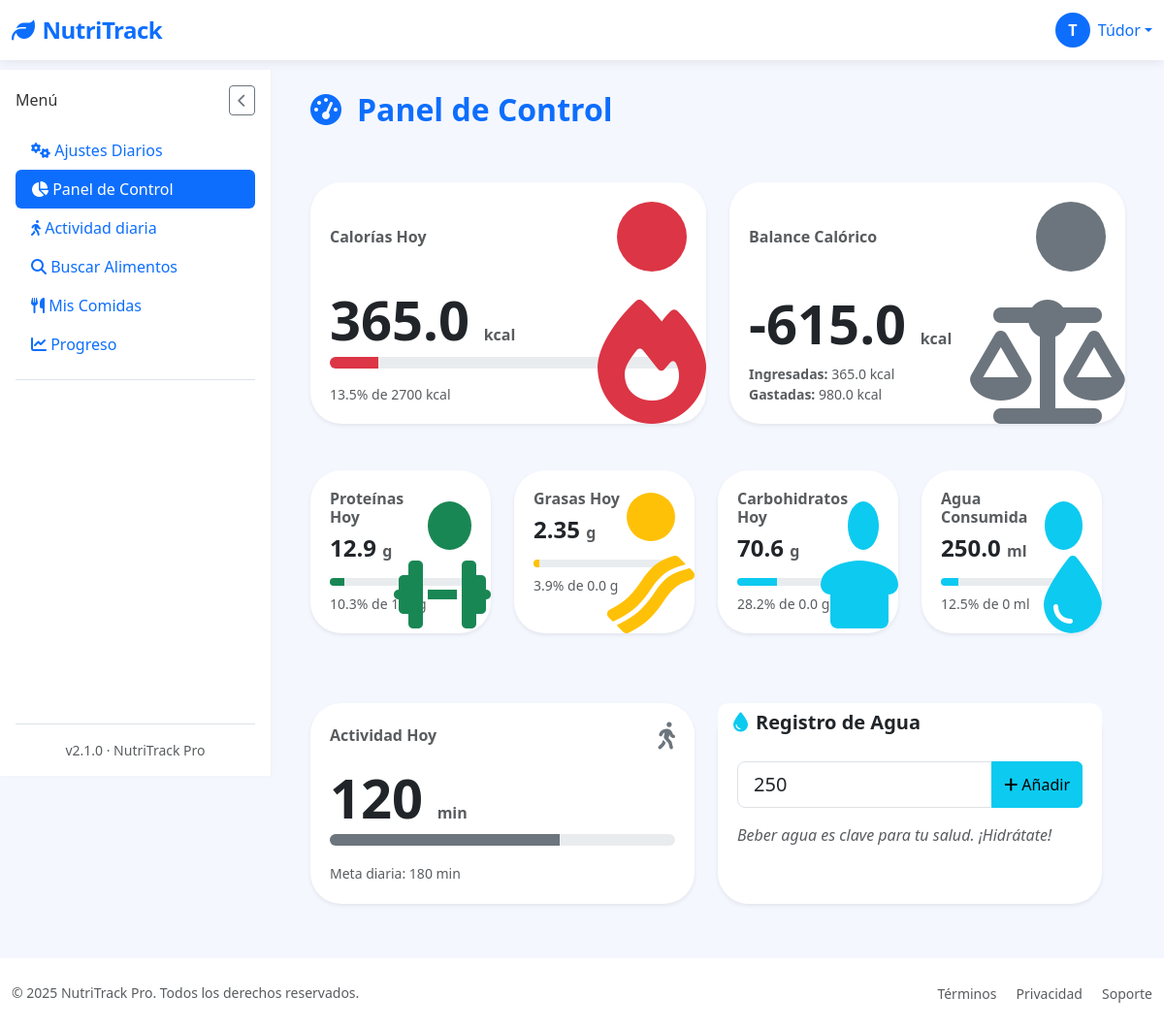
/dashboard (signed in), run on the app's committed database.
### tables this page shows
CREATE TABLE "loggin" (
	"id"	INTEGER,
	"username"	TEXT NOT NULL,
	"password"	TEXT,
	"email"	TEXT, google_id TEXT,
	PRIMARY KEY("id" AUTOINCREMENT)
);

CREATE TABLE "user_goals" (
	"user_id"	INTEGER,
	"daily_calories"	INTEGER DEFAULT 2000,
	"daily_proteins"	INTEGER DEFAULT 50,
	"daily_water"	INTEGER DEFAULT 2,
	"daily_activity"	INTEGER, calories_consumed REAL DEFAULT 0, proteins_consumed REAL DEFAULT 0, fats_consumed REAL DEFAULT 0, carbs_consumed REAL DEFAULT 0, created_at TEXT, updated_at TEXT, water_consumed REAL DEFAULT 0, daily_fats REAL DEFAULT 60, daily_carbs REAL DEFAULT 60,
	PRIMARY KEY("user_id"),
	FOREIGN KEY("user_id") REFERENCES "loggin"("id")
);

### app/controllers/DashboardController.py (the view)
@app.route('/dashboard')
@login_required
def dashboard():
    with get_db_cursor() as cur:
        cur.execute("SELECT * FROM user_goals WHERE user_id = ?", (current_user.id,))
        goals = cur.fetchone() or {
            'daily_calories': 2000,
            'daily_proteins': 50,
            'daily_water': 2,
            'daily_fats': 60,
            'daily_carbs': 250,
            'daily_activity': 30,
            'water_consumed': 0
        }
        if not isinstance(goals, dict):
            goals = dict(goals)
        cur.execute("""
            SELECT SUM(calories) as calories,
                   SUM(proteins) as proteins,
                   SUM(fats) as fats,
                   SUM(carbs) as carbs
            FROM food_entries
            WHERE user_id = ? AND date(date) = date('now')
        """, (current_user.id,))
        today_stats = cur.fetchone() or {'calories': 0, 'proteins': 0, 'fats': 0, 'carbs': 0}
        if not isinstance(today_stats, dict):
            today_stats = dict(today_stats)
        today_calories = today_stats.get('calories') or 0
        burned_calories = get_total_calories_burned_today(current_user.id)
        net_calories = today_calories - burned_calories
        today_proteins = today_stats.get('proteins') or 0
        today_fats = today_stats.get('fats') or 0
        today_carbs = today_stats.get('carbs') or 0
        cur.execute("""
            SELECT food_name, calories, proteins, fats, carbs, date
            FROM food_entries
            WHERE user_id = ?
            ORDER BY date DESC, created_at DESC
            LIMIT 5
        """, (current_user.id,))
        recent_foods = cur.fetchall()
    activity_minutes = get_total_activity_minutes_today(current_user.id)
    today_stats['activity'] = activity_minutes
    daily_activity = goals.get('daily_activity', 30) or 30
    activity_percentage = min(100, (activity_minutes / daily_activity) * 100) if daily_activity > 0 else 0
    daily_calories = goals.get('daily_calories', 2000) or 2000
    daily_proteins = goals.get('daily_proteins', 50) or 50
    daily_fats = goals.get('daily_fats', 60) or 60
    daily_carbs = goals.get('daily_carbs', 250) or 250
    daily_water_ml = (goals.get('daily_water', 2) or 2) * 1000 # Convertir litros a ml para el cálculo
    water_consumed_ml = goals.get('water_consumed', 0) or 0 # Obtener el agua consumida
    calories_percentage = min(100, (today_calories / daily_calories) * 100)
    proteins_percentage = min(100, (today_proteins / daily_proteins) * 100)
    fats_percentage = min(100, (today_fats / daily_fats) * 100)
    carbs_percentage = min(100, (today_carbs / daily_carbs) * 100)
    water_percentage = min(100, (water_consumed_ml / daily_water_ml) * 100) if daily_water_ml > 0 else 0
    return render_template('Dashboard/dashboard.html',
        goals=goals,
        today_stats=today_stats,
        recent_foods=recent_foods,
        calories_percentage=round(calories_percentage, 1),
        proteins_percentage=round(proteins_percentage, 1),
        fats_percentage=round(fats_percentage, 1),
        carbs_percentage=round(carbs_percentage, 1),
        water_percentage=round(water_percentage, 1),
        water_consumed_ml=water_consumed_ml,
        activity_minutes=activity_minutes,
        activity_percentage=round(activity_percentage, 1),
        net_calories=net_calories,
        burned_calories=burned_calories,
        calories_in=today_calories
    )

### app/templates/Dashboard/dashboard.html (shortened to what this page needs)
{% extends "base.html" %}
{% block section %}
<div class="d-flex justify-content-between align-items-center mb-5">
  <h1 class="fs-2 fw-bold text-primary">
    <i class="fas fa-tachometer-alt me-3"></i>Panel de Control
  </h1>
</div>
<div class="row g-4 mb-4">
  <div class="col-lg-6">
    <div class="card shadow-sm border-0 rounded-5 h-100 position-relative overflow-hidden">
      <div class="card-body d-flex flex-column justify-content-between">
        <div class="d-flex justify-content-between align-items-center mb-3">
          <h6 class="text-muted fw-semibold mb-0">Calorías Hoy</h6>
          <div class="icon-circle bg-danger bg-opacity-15 d-flex align-items-center justify-content-center rounded-circle" style="width:72px; height:72px; cursor:pointer;">
            <i class="fas fa-fire text-danger fs-3"></i>
          </div>
        </div>
        <h2 class="fw-bold display-4 mb-1">
          {{ today_stats.calories|default(0) }} <small class="text-muted fs-6">kcal</small>
        </h2>
        <div class="progress rounded-pill" style="height: 12px;">
          <div class="progress-bar bg-danger" role="progressbar" style="width: {{ calories_percentage }}%" aria-valuenow="{{ calories_percentage }}" aria-valuemin="0" aria-valuemax="100"></div>
        </div>
        <small class="text-muted d-block mt-3">
          {{ calories_percentage }}% de {{ goals.daily_calories|default(0) }} kcal
        </small>
      </div>
      <div class="position-absolute bottom-0 end-0 opacity-10" style="font-size: 8rem; line-height: 0.8; color: var(--bs-danger); user-select:none; pointer-events:none;">
      </div>
    </div>
  </div>
<div class="col-lg-6">
  <div class="card shadow-sm border-0 rounded-5 h-100 position-relative overflow-hidden">
    <div class="card-body d-flex flex-column justify-content-between">
      <div class="d-flex justify-content-between align-items-center mb-3">
        <h6 class="text-muted fw-semibold mb-0">Balance Calórico</h6>
        <div class="icon-circle bg-secondary bg-opacity-15 d-flex align-items-center justify-content-center rounded-circle" style="width:72px; height:72px; cursor:pointer;">
          <i class="fas fa-balance-scale text-secondary fs-3"></i>
        </div>
      </div>
      {% set calories_in = net_calories + burned_calories %}
      {% set calories_out = burned_calories %}
      {% set calories_net = calories_in - calories_out %}
      <h2 class="fw-bold display-4 mb-1">
        {{ '%.1f' % calories_net }} <small class="text-muted fs-6">kcal</small>
      </h2>
      <small class="text-muted">
        <div><strong>Ingresadas:</strong> {{ '%.1f' % calories_in }} kcal</div>
        <div><strong>Gastadas:</strong> {{ '%.1f' % calories_out }} kcal</div>
      </small>
    </div>
    <div class="position-absolute bottom-0 end-0 opacity-10" style="font-size: 8rem; line-height: 0.8; color: var(--bs-secondary); user-select:none; pointer-events:none;">
      <i class="fas fa-balance-scale"></i>
    </div>
  </div>
</div>
<div class="row g-4 mb-4">
  {% for macro in macros %}
  <div class="col-6 col-md-3">
    <div class="card shadow-sm border-0 rounded-5 h-100 position-relative overflow-hidden">
      <div class="card-body">
        <div class="d-flex justify-content-between align-items-center mb-3">
          <div>
            <h6 class="text-muted fw-semibold mb-2">{{ macro.title }}</h6>
            <h4 class="fw-bold mb-0">
              {{ macro.value }} <small class="text-muted fs-6">{{ macro.unit }}</small>
            </h4>
          </div>
          <div class="icon-circle bg-{{ macro.color }} bg-opacity-15 d-flex align-items-center justify-content-center rounded-circle" style="width:50px; height:50px;">
            <i class="fas {{ macro.icon }} text-{{ macro.color }} fs-4"></i>
          </div>
        </div>
        <div class="progress rounded-pill" style="height: 8px;">
          <div class="progress-bar bg-{{ macro.color }}" role="progressbar" style="width: {{ macro.percentage }}%" aria-valuenow="{{ macro.percentage }}" aria-valuemin="0" aria-valuemax="100"></div>
        </div>
        <small class="text-muted d-block mt-2">
          {{ macro.percentage }}% de {{ macro.goal }} {{ macro.unit }}
        </small>
      </div>
      <div class="position-absolute bottom-0 end-0 opacity-10" style="font-size: 5rem; line-height: 0.8; color: var(--bs-{{ macro.color }}); user-select:none; pointer-events:none;">
        <i class="fas {{ macro.icon }}"></i>
      </div>
    </div>
  </div>
  {% endfor %}
</div>
<div class="row g-4">
  <div class="col-md-6">
    <div class="card shadow-sm border-0 rounded-5 h-100">
      <div class="card-body">
        <div class="d-flex justify-content-between align-items-center mb-3">
          <h6 class="text-muted fw-semibold mb-0">Actividad Hoy</h6>
          <i class="fas fa-walking text-secondary fs-3"></i>
        </div>
        <h2 class="fw-bold display-4 mb-1">{{ today_stats.activity|default(0) }} <small class="text-muted fs-6">min</small></h2>
        <div class="progress rounded-pill mb-3" style="height: 12px;">
          <div class="progress-bar bg-secondary" style="width: {{ [activity_percentage|default(0), 100]|min }}%" role="progressbar" aria-valuenow="{{ activity_percentage }}" aria-valuemin="0" aria-valuemax="100"></div>
        </div>
        <small class="text-muted">Meta diaria: {{ goals.daily_activity|default(0) }} min</small>
      </div>
    </div>
  </div>
  <div class="col-md-6">
    <div class="card shadow-sm border-0 rounded-5 h-100">
      <div class="card-header bg-white border-0">
        <h5 class="fw-semibold mb-0"><i class="fas fa-tint me-2 text-info"></i>Registro de Agua</h5>
      </div>
      <div class="card-body">
        <form id="water-form" method="POST" action="{{ url_for('add_water_intake') }}">
          <div class="input-group mb-3">
            <input
              type="number"
              min="50"
              max="1000"
              step="50"
              name="water-quantity"
              class="form-control form-control-lg"
              placeholder="Cantidad (ml)"
              aria-label="Cantidad de agua en ml"
              required
              value="250"
            />
            <button class="btn btn-info" type="submit" aria-label="Añadir agua">
              <i class="fas fa-plus me-1"></i>Añadir
            </button>
          </div>
        </form>
        {% if water_logs %}
        <div class="table-responsive" style="max-height: 180px; overflow-y: auto;">
          <table class="table table-sm table-hover align-middle mb-0">
            <thead class="table-light sticky-top">
              <tr>
                <th scope="col">Hora</th>
                <th scope="col">Cantidad (ml)</th>
              </tr>
            </thead>
            <tbody>
              {% for log in water_logs %}
              <tr>
                <td>{{ log.timestamp.strftime('%H:%M') }}</td>
                <td>{{ log.quantity_ml }}</td>
              </tr>
              {% endfor %}
            </tbody>
          </table>
        </div>
        {% else %}
        <p class="text-muted fst-italic">Beber agua es clave para tu salud. ¡Hidrátate!</p>
        {% endif %}
      </div>
    </div>
  </div>
</div>
{% endblock %}

### app/templates/base.html (shortened to what this page needs)
<!DOCTYPE html>
<html lang="es" data-bs-theme="light">
<head>
    <link href="https://cdn.jsdelivr.net/npm/bootstrap@5.3.2/dist/css/bootstrap.min.css" rel="stylesheet">
    <link rel="stylesheet" href="https://cdn.jsdelivr.net/npm/bootstrap-icons@1.11.1/font/bootstrap-icons.css">
    <link rel="stylesheet" href="https://cdnjs.cloudflare.com/ajax/libs/font-awesome/6.5.2/css/all.min.css" />
    <link href="https://cdn.jsdelivr.net/npm/sweetalert2@11/dist/sweetalert2.min.css" rel="stylesheet">
    <link rel="stylesheet" href="{{ url_for('static', filename='styles/Stylebase.css') }}">
</head>
<body>
    <nav class="navbar navbar-expand-lg navbar-light bg-white">
        <div class="container-fluid">
            <a class="navbar-brand text-primary" href="{{ url_for('logout') }}">
                <i class="fas fa-leaf me-2"></i>NutriTrack
            </a>
            <div class="d-flex align-items-center ms-auto">
                {% if current_user.is_authenticated %}
                <div class="dropdown">
                    <a href="#" class="d-flex align-items-center text-decoration-none dropdown-toggle" id="userDropdown" data-bs-toggle="dropdown" aria-expanded="false">
                        <div class="user-avatar bg-primary text-white rounded-circle text-center me-2" style="width: 36px; height: 36px; line-height: 36px; font-weight: bold;">
                            {{ current_user.username[0]|upper }}
                        </div>
                        <span class="d-none d-sm-inline">{{ current_user.username }}</span>
                    </a>
                </div>
                {% endif %}
            </div>
        </div>
    </nav>
    <div class="container-fluid flex-grow-1">
        <div class="row h-100 g-0">
            <nav class="sidebar d-flex flex-column p-3" id="sidebar">
                <div class="d-flex justify-content-between align-items-center mb-3">
                    <h6 class="sidebar-title mb-0">Menú</h6>
                    <button id="closeSidebarBtn" class="btn btn-sm btn-outline-secondary d-lg-block">
                        <i class="fas fa-chevron-left"></i>
                    </button>
                </div>
                <ul class="nav nav-pills flex-column mb-auto">
                    <li>
                        <a href="{{ url_for('settings') }}" class="nav-link {% if request.path == url_for('settings') %}active{% endif %}">
                            <i class="fas fa-cogs"></i> Ajustes Diarios
                        </a>
                    </li>
                    <li>
                        <a href="{{ url_for('dashboard') }}" class="nav-link {% if request.path == url_for('dashboard') %}active{% endif %}">
                            <i class="fas fa-chart-pie"></i> Panel de Control
                        </a>
                    </li>
                    <li>
                        <a href="{{ url_for('activity') }}" class="nav-link {% if request.path == url_for('activity') %}active{% endif %}">
                            <i class="fas fa-walking"></i> Actividad diaria
                        </a>
                    </li>
                    <li>
                        <a href="{{ url_for('search_food') }}" class="nav-link {% if request.path == url_for('search_food') %}active{% endif %}">
                            <i class="fas fa-search"></i> Buscar Alimentos
                        </a>
                    </li>
                    <li>
                        <a href="{{ url_for('mis_comidas') }}" class="nav-link {% if request.path == url_for('mis_comidas') %}active{% endif %}">
                            <i class="fas fa-utensils"></i> Mis Comidas
                        </a>
                    </li>
                    <li>
                        <a href="{{ url_for('progreso') }}" class="nav-link {% if request.path == url_for('progreso') %}active{% endif %}">
                            <i class="fas fa-chart-line"></i> Progreso
                        </a>
                    </li>
                    <li class="pt-3 mt-3 border-top">
                    </li>
                </ul>
                <div class="mt-auto pt-3 border-top text-center small text-muted">
                    v2.1.0 · NutriTrack Pro
                </div>
            </nav>
            <main class="main-content" id="mainContent">
                {% block section %}{% endblock %}
            </main>
        </div>
    </div>
    <footer class="bg-white py-4 mt-auto">
        <div class="container-fluid">
            <div class="row align-items-center">
                <div class="col-md-6 text-center text-md-start">
                    <p class="mb-0 small text-muted">&copy; 2025 NutriTrack Pro. Todos los derechos reservados.</p>
                </div>
                <div class="col-md-6 text-center text-md-end">
                    <a href="#" class="text-decoration-none small text-muted me-3">Términos</a>
                    <a href="#" class="text-decoration-none small text-muted me-3">Privacidad</a>
                    <a href="#" class="text-decoration-none small text-muted">Soporte</a>
                </div>
            </div>
        </div>
    </footer>
</body>
</html>

### data on the page
loggin: username "T", username "Túdor"
user_goals: daily_calories "2700", title "Grasas Hoy", value "2.35", unit "g", percentage "3.9", goal "0.0", title "Carbohidratos Hoy", value "70.6", percentage "28.2", title "Agua Consumida", value "250.0", unit "ml", percentage "12.5", goal "0", daily_activity "180"

### other printed values
{{ today_stats.calories|default(0) }} "365.0"
{{ calories_percentage }} "13.5"
{{ '%.1f' % calories_net }} "-615.0"
{{ '%.1f' % calories_in }} "365.0"
{{ '%.1f' % calories_out }} "980.0"
{{ macro.title }} "Proteínas Hoy"
{{ macro.value }} "12.9"
{{ macro.unit }} "g"
{{ macro.percentage }} "10.3"
{{ macro.goal }} "125"
{{ today_stats.activity|default(0) }} "120"
